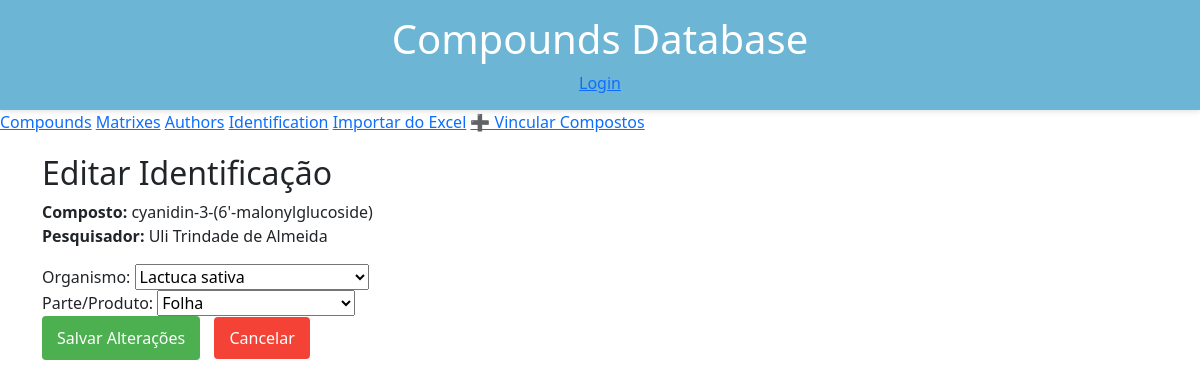
/edit_identification/1/1/1 (signed in), run on the app's committed database.
### app.py (models this page shows, shortened)
class Compound(db.Model):
    __tablename__ = 'tbl_compound'
    compound_id = db.Column(db.Integer, primary_key=True)
    compound = db.Column(db.String(255))
    molecular_formula = db.Column(db.String(255))
    molecular_mass = db.Column(db.Float)
    pubchem_cid = db.Column(db.String(50))  # ID do PubChem
    pubchem_url = db.Column(db.String(255))  # URL direta para o composto

class Name(db.Model):
    __tablename__ = 'tbl_name'
    name_id = db.Column(db.Integer, primary_key=True)
    name = db.Column(db.String(255))

class Matrix(db.Model):
    __tablename__ = 'tbl_matrixes'
    matrixes_id = db.Column(db.Integer, primary_key=True)
    organism = db.Column(db.String(255))
    plant_tissue = db.Column(db.String(255))

### app.py (the view, shortened to what this page needs)
@app.route('/edit_identification/<int:compound_id>/<int:matrix_id>/<int:name_id>', methods=['GET', 'POST'])
@login_required
def edit_identification(compound_id, matrix_id, name_id):
    identification = Identification.query.filter_by(
        compound_id=compound_id,
        matrix_id=matrix_id,
        name_id=name_id
    ).first_or_404()
    compound = Compound.query.get_or_404(compound_id)
    old_matrix = Matrix.query.get_or_404(matrix_id)
    researcher = Name.query.get_or_404(name_id)
    organisms = [m.organism for m in Matrix.query.distinct(Matrix.organism).all()]
    tissues = [m.plant_tissue for m in Matrix.query.distinct(Matrix.plant_tissue).all()]
    return render_template(
        'edit_identification.html',
        compound=compound,
        old_matrix=old_matrix,
        researcher=researcher,
        organisms=organisms,
        tissues=tissues
    )

### app.py (called while the page is built)
@login_manager.user_loader
def load_user(user_id):
    return User.query.get(int(user_id))

### templates/edit_identification.html (shortened to what this page needs)
{% extends "base.html" %}
{% block content %}
<div class="edit-id-container">
    <h2>Editar Identificação</h2>
    <p class="id-info">
        <strong>Composto:</strong> {{ compound.compound }}<br>
        <strong>Pesquisador:</strong> {{ researcher.name }}
    </p>
    <form method="POST">
        <div class="form-group">
            <label>Organismo:</label>
            <select id="organism-select" name="organism_select" onchange="toggleNewField('organism')" required>
                {% for org in organisms %}
                    <option value="{{ org }}" {% if org == old_matrix.organism %}selected{% endif %}>{{ org }}</option>
                {% endfor %}
            </select>
        </div>
        <div class="form-group">
            <label>Parte/Produto:</label>
            <select id="tissue-select" name="tissue_select" onchange="toggleNewField('tissue')" required>
                {% for tissue in tissues %}
                    <option value="{{ tissue }}" {% if tissue == old_matrix.plant_tissue %}selected{% endif %}>{{ tissue }}</option>
                {% endfor %}
            </select>
        </div>
        <button type="submit" class="btn-save">Salvar Alterações</button>
        <a href="{{ url_for('view_compound', compound_id=compound.compound_id) }}" class="btn-cancel">Cancelar</a>
    </form>
</div>
{% endblock %}

### static/css/compounds.css (style rules this page uses)
body { font-family: 'Arial', sans-serif; margin: 0; padding: 0; background-color: #f5f5f5; }
button { background-color: #6db5d4; color: white; padding: 10px 15px; border: none; border-radius: 5px; cursor: pointer; font-size: 14px; transition: background 0.3s; }
.btn-save { background: #4CAF50; color: white; padding: 10px 15px; border: none; border-radius: 4px; cursor: pointer; }
.btn-cancel { background: #f44336; color: white; padding: 10px 15px; border-radius: 4px; text-decoration: none; margin-left: 10px; }

### data on the page
Compound: compound "cyanidin-3-(6'-malonylglucoside)"
Name: name "Uli Trindade de Almeida"
Matrix: tissue_select "Folha"

### other printed values
{{ 'Logout' if 'logout' in view_functions else 'Login' }} "Login"
form field organism_select "Lactuca sativa"
